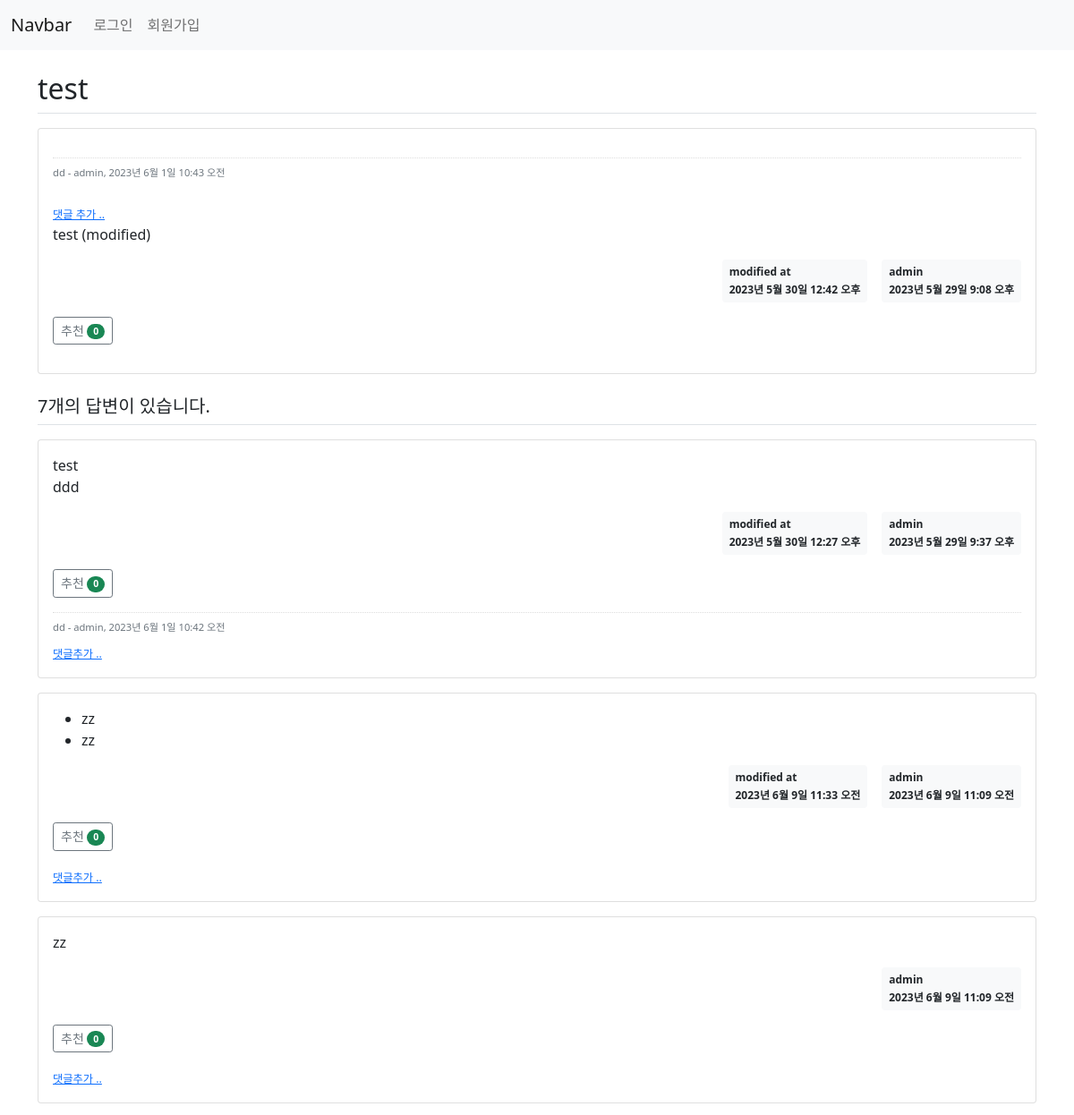
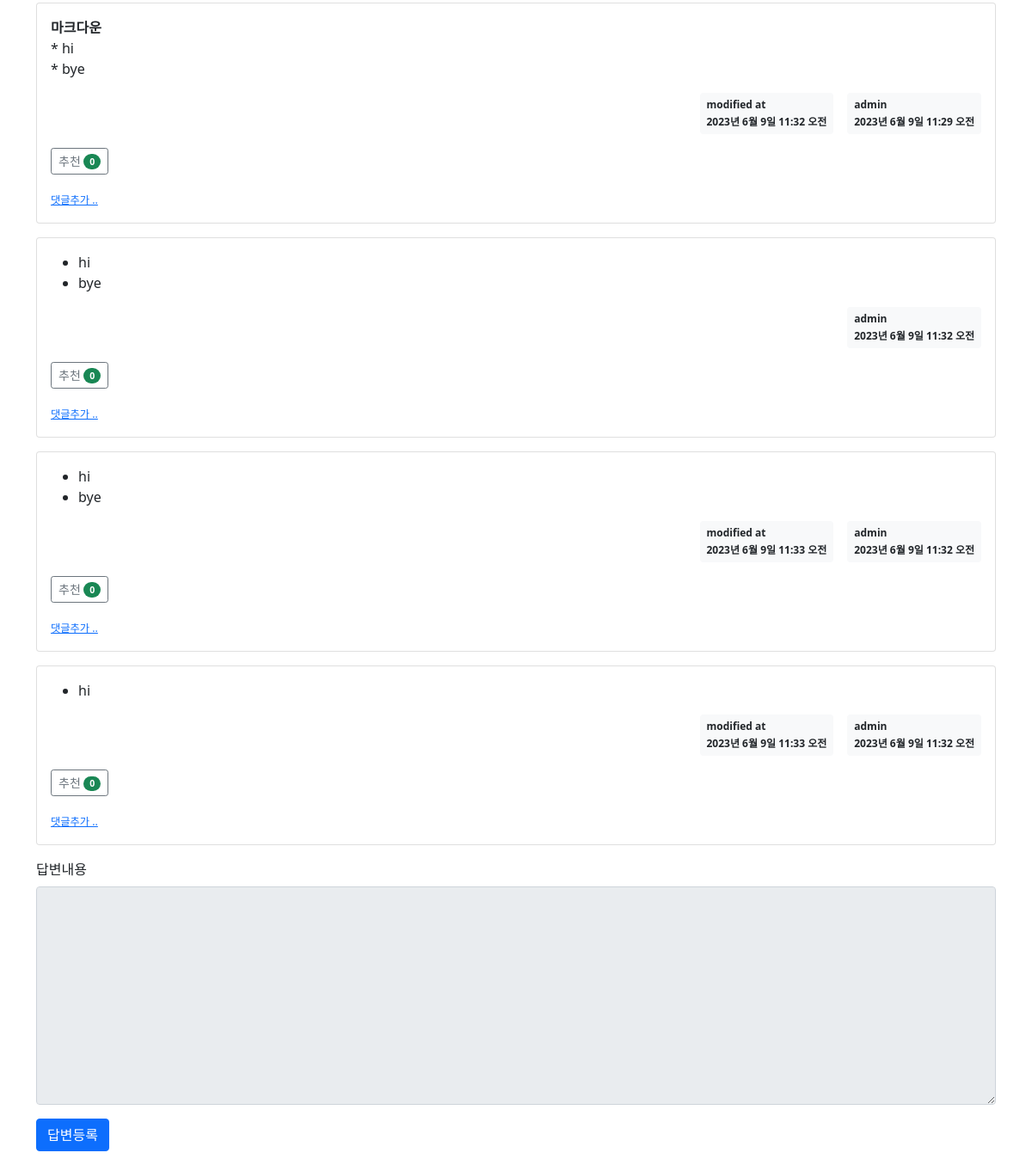
Page /pybo/306/ on the committed database (2 pictures, top to bottom).
### pybo/models.py (models this page shows, shortened)
class Question(models.Model):
    author = models.ForeignKey(User, on_delete=models.CASCADE, related_name="author_question")
    subject = models.CharField(max_length=200)
    content = models.TextField()
    create_date = models.DateTimeField()
    modify_date = models.DateTimeField(null=True, blank=True)
    voter = models.ManyToManyField(User, related_name="voter_question")  # 추천인 추가

class Comment(models.Model):
    author = models.ForeignKey(User, on_delete=models.CASCADE)
    content = models.TextField()
    create_date = models.DateTimeField()
    modify_date = models.DateTimeField(null=True, blank=True)
    question = models.ForeignKey(Question, null=True, blank=True, on_delete=models.CASCADE)
    answer = models.ForeignKey(Answer, null=True, blank=True, on_delete=models.CASCADE)

class Answer(models.Model):
    author = models.ForeignKey(User, on_delete=models.CASCADE, related_name="author_answer")
    question = models.ForeignKey(Question, on_delete=models.CASCADE)
    content = models.TextField()
    create_date = models.DateTimeField()
    modify_date = models.DateTimeField(null=True, blank=True)
    voter = models.ManyToManyField(User, related_name="voter_answer")  # 추천인 추가

### pybo/views/base_views.py (the view)
# urls.py: path('<int:question_id>/', base_views.detail, name='detail'),
def detail(request, question_id):
    question = get_object_or_404(Question, pk=question_id)
    context = {'question': question}
    return render(request, 'pybo/question_detail.html', context)

### pybo/templatetags/pybo_filter.py (called while the page is built)
@register.filter
def mark(value):
    extensions = ["nl2br", "fenced_code"]
    return mark_safe(markdown.markdown(value, extensions=extensions))

### templates/pybo/question_detail.html (shortened to what this page needs)
{% extends 'base.html' %}
{% load pybo_filter %}
{% block content %}
<div class="container my-3">
    <h2 class="border-bottom py-2">{{question.subject}}</h2>
    <div class="my-3">
        <div class="card">
            <div class="card-body">
                {% if question.comment_set.count %}
                    <div class="my-3">
                    {% for comment in question.comment_set.all %}
                        <div class="comment py-2 text-muted">
                        <span style="white-space: pre-line;">{{ comment.content }}</span>
                        <span>
                            - {{ comment.author }}, {{ comment.create_date }}
                        </span>
                        </div>
                    {% endfor %}
                    </div>
                {% endif %}
                <div>
                    <a href="{% url 'pybo:comment_create_question' question.id %}" class="small"><small>댓글 추가 ..</small></a>
                </div>
                <div class="card-text">
                    {{question.content|mark}}
                </div>
                <div class="d-flex justify-content-end">
                    {% if question.modify_date %}
                        <div class="badge bg-light text-dark p-2 text-start mx-3">
                            <div class="mb-2">modified at</div>
                            <div>{{ question.modify_date }}</div>
                        </div>
                    {% endif %}
                    <div class="badge bg-light text-dark p-2 text-start">
                        <div class="mb-2">{{ question.author.username }}</div>
                        <div>{{question.create_date}}</div>
                    </div>
                </div>
                <div class="my-3">
                    <a href="javascript:void(0)" data-uri="{% url 'pybo:vote_question' question.id  %}"
                   class="recommend btn btn-sm btn-outline-secondary"> 추천
                    <span class="badge rounded-pill bg-success">{{question.voter.count}}</span>
                    </a>
                </div>
            </div>
        </div>
    </div>
    <h5 class="border-bottom my-3 py-2">
        {{question.answer_set.count}}개의 답변이 있습니다.
    </h5>
    {% for answer in question.answer_set.all %}
    <div class="card my-3">
        <div class="card-body">
            <div class="card-text">
                {{answer.content|mark}}
            </div>
            <div class="d-flex justify-content-end">
                {% if answer.modify_date %}
                    <div class="badge bg-light text-dark p-2 text-start mx-3">
                        <div class="mb-2">modified at</div>
                        <div>{{ answer.modify_date }}</div>
                    </div>
                {% endif %}
                <div class="badge bg-light text-dark p-2 text-start">
                    <div class="mb-2">{{ answer.author.username }}</div>
                    <div>{{answer.create_date}}</div>
                </div>
            </div>
            <div class="my-3">
                <a href="javascript:void(0)" data-uri="{% url 'pybo:vote_answer' answer.id  %}"
                   class="recommend btn btn-sm btn-outline-secondary"> 추천
                    <span class="badge rounded-pill bg-success">{{answer.voter.count}}</span>
                </a>
            </div>
            {% if answer.comment_set.count > 0 %}
                <div class="mt-3">
                {% for comment in answer.comment_set.all %}
                    <div class="comment py-2 text-muted">
                    <span style="white-space: pre-line;">{{ comment.content }}</span>
                    <span>
                        - {{ comment.author }}, {{ comment.create_date }}
                    </span>
                    </div>
                {% endfor %}
                </div>
            {% endif %}
        <div>
            <a href="{% url 'pybo:comment_create_answer' answer.id %}" class="small"><small>댓글추가 ..</small></a>
        </div>
        </div>
    </div>
    {% endfor %}
    <form action="{% url 'pybo:answer_create' question.id%}" method="post" class="my-3">
        <div class="mb-3">
            <label for="content" class="form-label">답변내용</label>
            <textarea {% if not user.is_authenticated %} disabled {% endif %} name="content" id="content" class="form-control" rows="10"></textarea>
        </div>
        <input type="submit" value="답변등록" class="btn btn-primary">
    </form>
    </div>
{% endblock %}

### static/style.css (style rules this page uses)
body { text-align: center; }
.comment { border-top: dotted 1px #ddd; font-size: 0.7em; }

### rows in the picture
Question: subject "test", content|mark "test (modified)", modify_date "2023년 5월 30일 12:42 오후", author.username "admin", create_date "2023년 5월 29일 9:08 오후", voter.count "0", answer_set.count "7"
Comment: content "dd", author "admin", create_date "2023년 6월 1일 10:43 오전"
Answer: content|mark "test ddd", modify_date "2023년 5월 30일 12:27 오후", author.username "admin", create_date "2023년 5월 29일 9:37 오후", voter.count "0"
Comment: content "dd", author "admin", create_date "2023년 6월 1일 10:42 오전"
Answer: content|mark "zz zz", modify_date "2023년 6월 9일 11:33 오전", author.username "admin", create_date "2023년 6월 9일 11:09 오전", voter.count "0"
Answer: content|mark "zz", author.username "admin", create_date "2023년 6월 9일 11:09 오전", voter.count "0"
Answer: content|mark "마크다운 * hi * bye", modify_date "2023년 6월 9일 11:32 오전", author.username "admin", create_date "2023년 6월 9일 11:29 오전", voter.count "0"
Answer: content|mark "hi bye", author.username "admin", create_date "2023년 6월 9일 11:32 오전", voter.count "0"
Answer: content|mark "hi bye", modify_date "2023년 6월 9일 11:33 오전", author.username "admin", create_date "2023년 6월 9일 11:32 오전", voter.count "0"
Answer: content|mark "hi", modify_date "2023년 6월 9일 11:33 오전", author.username "admin", create_date "2023년 6월 9일 11:32 오전", voter.count "0"
